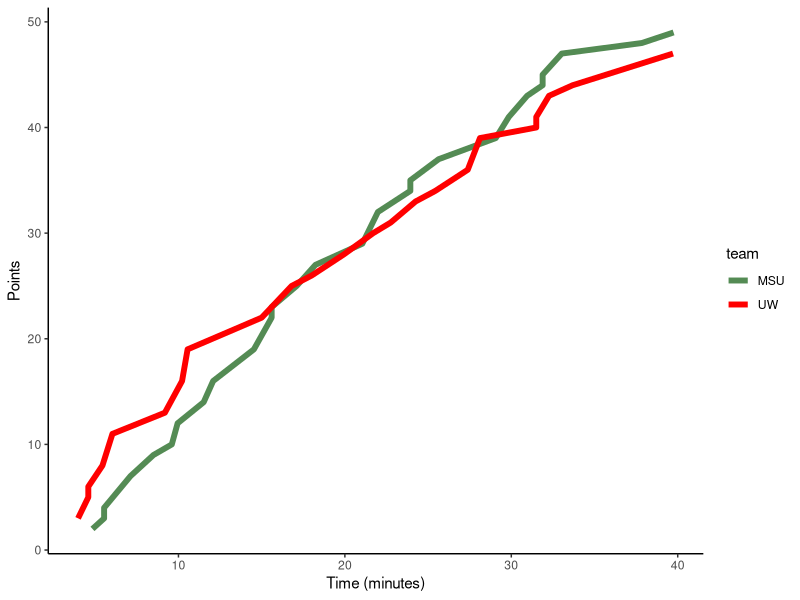

Source code (R): (Note: this script raises an error after producing the figure.)
setwd("~/Desktop/biocomp-shell/Biocomp_exercise08/")

install.packages("ggplot2")
library(ggplot2)

#Question 1
UWMSU <- read.table("UWvMSU_1-22-13.txt", header=TRUE)
UWMSUdf <- as.data.frame(UWMSU)

#Only UW data, make cumulative score vector, add that column to data frame
UW <- UWMSU[UWMSU$team=="UW",]
UWscorevec <-  c(UW$score)
UWcuml <- numeric(length(UWscorevec))
for (i in 1:length(UWscorevec)){
  UWcuml[i] <- sum(UWscorevec[1:i]) 
}
UW["cumlscore"] <- UWcuml

#Only MSU data, repeat process above for MSU scores
MSU <- UWMSU[UWMSU$team=="MSU",]
MSUscorevec <-  c(MSU$score)
MSUcuml <- numeric(length(MSUscorevec))
for (i in 1:length(MSUscorevec)){
  MSUcuml[i] <- sum(MSUscorevec[1:i]) 
}
MSU["cumlscore"] <- MSUcuml

#Merge two dataframes to one
newdata <- rbind(MSU,UW)

#Plot data (remember to install ggplot)
ex8graph <- ggplot(data=newdata, mapping=aes(x=time, y=cumlscore))
ex8graph+geom_line(aes(color=team), size=2)+xlab("Time (minutes)")+ylab("Points")+theme_classic()+
  scale_color_manual(values=c("palegreen4","red"))

#Question 2
#Write a game called “guess my number”. 
#Random number selected by computer

print("Guess a number between 1 and 100 until you get it right")
randomnumber <- sample(1:100,1)
for (i in 1:10){
  input <- as.numeric(readline())
  if (input>randomnumber){
    print("Lower")}
  else if (input<randomnumber){
    print("Higher")}
  else{
    print("Correct!")}
}

